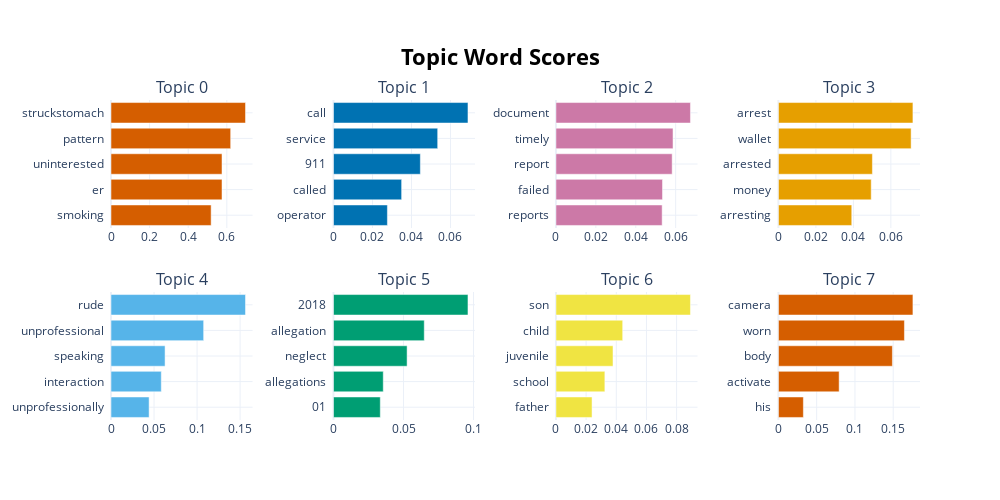

This figure's notebook cell:
### Code cell
topic_model.visualize_barchart()

### Figure 1 — Plotly figure (JSON) as saved in the notebook; plotly's stock layout.template omitted (floating-point values rounded to 4 significant figures)
{"data": [{"marker": {"color": "#D55E00"}, "orientation": "h", "type": "bar", "x": [0.5188, 0.5751, 0.5751, 0.62, 0.6968], "xaxis": "x", "y": ["smoking  ", "er  ", "uninterested  ", "pattern  ", "struckstomach  "], "yaxis": "y"}, {"marker": {"color": "#0072B2"}, "orientation": "h", "type": "bar", "x": [0.02766, 0.03496, 0.04455, 0.05345, 0.06898], "xaxis": "x2", "y": ["operator  ", "called  ", "911  ", "service  ", "call  "], "yaxis": "y2"}, {"marker": {"color": "#CC79A7"}, "orientation": "h", "type": "bar", "x": [0.05322, 0.0534, 0.05824, 0.05867, 0.0674], "xaxis": "x3", "y": ["reports  ", "failed  ", "report  ", "timely  ", "document  "], "yaxis": "y3"}, {"marker": {"color": "#E69F00"}, "orientation": "h", "type": "bar", "x": [0.03913, 0.04952, 0.05015, 0.07081, 0.07178], "xaxis": "x4", "y": ["arresting  ", "money  ", "arrested  ", "wallet  ", "arrest  "], "yaxis": "y4"}, {"marker": {"color": "#56B4E9"}, "orientation": "h", "type": "bar", "x": [0.04426, 0.05843, 0.06281, 0.1076, 0.1563], "xaxis": "x5", "y": ["unprofessionally  ", "interaction  ", "speaking  ", "unprofessional  ", "rude  "], "yaxis": "y5"}, {"marker": {"color": "#009E73"}, "orientation": "h", "type": "bar", "x": [0.03343, 0.03554, 0.05257, 0.06482, 0.09603], "xaxis": "x6", "y": ["01  ", "allegations  ", "neglect  ", "allegation  ", "2018  "], "yaxis": "y6"}, {"marker": {"color": "#F0E442"}, "orientation": "h", "type": "bar", "x": [0.02393, 0.03244, 0.03783, 0.04425, 0.08917], "xaxis": "x7", "y": ["father  ", "school  ", "juvenile  ", "child  ", "son  "], "yaxis": "y7"}, {"marker": {"color": "#D55E00"}, "orientation": "h", "type": "bar", "x": [0.0326, 0.07933, 0.149, 0.1647, 0.1758], "xaxis": "x8", "y": ["his  ", "activate  ", "body  ", "worn  ", "camera  "], "yaxis": "y8"}], "layout": {"annotations": [{"font": {"size": 16}, "showarrow": false, "text": "Topic 0", "x": 0.0875, "xanchor": "center", "xref": "paper", "y": 1, "yanchor": "bottom", "yref": "paper"}, {"font": {"size": 16}, "showarrow": false, "text": "Topic 1", "x": 0.3625, "xanchor": "center", "xref": "paper", "y": 1, "yanchor": "bottom", "yref": "paper"}, {"font": {"size": 16}, "showarrow": false, "text": "Topic 2", "x": 0.6375, "xanchor": "center", "xref": "paper", "y": 1, "yanchor": "bottom", "yref": "paper"}, {"font": {"size": 16}, "showarrow": false, "text": "Topic 3", "x": 0.9125, "xanchor": "center", "xref": "paper", "y": 1, "yanchor": "bottom", "yref": "paper"}, {"font": {"size": 16}, "showarrow": false, "text": "Topic 4", "x": 0.0875, "xanchor": "center", "xref": "paper", "y": 0.4, "yanchor": "bottom", "yref": "paper"}, {"font": {"size": 16}, "showarrow": false, "text": "Topic 5", "x": 0.3625, "xanchor": "center", "xref": "paper", "y": 0.4, "yanchor": "bottom", "yref": "paper"}, {"font": {"size": 16}, "showarrow": false, "text": "Topic 6", "x": 0.6375, "xanchor": "center", "xref": "paper", "y": 0.4, "yanchor": "bottom", "yref": "paper"}, {"font": {"size": 16}, "showarrow": false, "text": "Topic 7", "x": 0.9125, "xanchor": "center", "xref": "paper", "y": 0.4, "yanchor": "bottom", "yref": "paper"}], "height": 500, "hoverlabel": {"bgcolor": "white", "font": {"family": "Rockwell", "size": 16}}, "showlegend": false, "title": {"font": {"color": "Black", "size": 22}, "text": "<b>Topic Word Scores", "x": 0.5, "xanchor": "center", "yanchor": "top"}, "width": 1000, "xaxis": {"anchor": "y", "domain": [0, 0.175], "showgrid": true}, "xaxis2": {"anchor": "y2", "domain": [0.275, 0.45], "showgrid": true}, "xaxis3": {"anchor": "y3", "domain": [0.55, 0.725], "showgrid": true}, "xaxis4": {"anchor": "y4", "domain": [0.825, 1], "showgrid": true}, "xaxis5": {"anchor": "y5", "domain": [0, 0.175], "showgrid": true}, "xaxis6": {"anchor": "y6", "domain": [0.275, 0.45], "showgrid": true}, "xaxis7": {"anchor": "y7", "domain": [0.55, 0.725], "showgrid": true}, "xaxis8": {"anchor": "y8", "domain": [0.825, 1], "showgrid": true}, "yaxis": {"anchor": "x", "domain": [0.6, 1], "showgrid": true}, "yaxis2": {"anchor": "x2", "domain": [0.6, 1], "showgrid": true}, "yaxis3": {"anchor": "x3", "domain": [0.6, 1], "showgrid": true}, "yaxis4": {"anchor": "x4", "domain": [0.6, 1], "showgrid": true}, "yaxis5": {"anchor": "x5", "domain": [0, 0.4], "showgrid": true}, "yaxis6": {"anchor": "x6", "domain": [0, 0.4], "showgrid": true}, "yaxis7": {"anchor": "x7", "domain": [0, 0.4], "showgrid": true}, "yaxis8": {"anchor": "x8", "domain": [0, 0.4], "showgrid": true}}}
